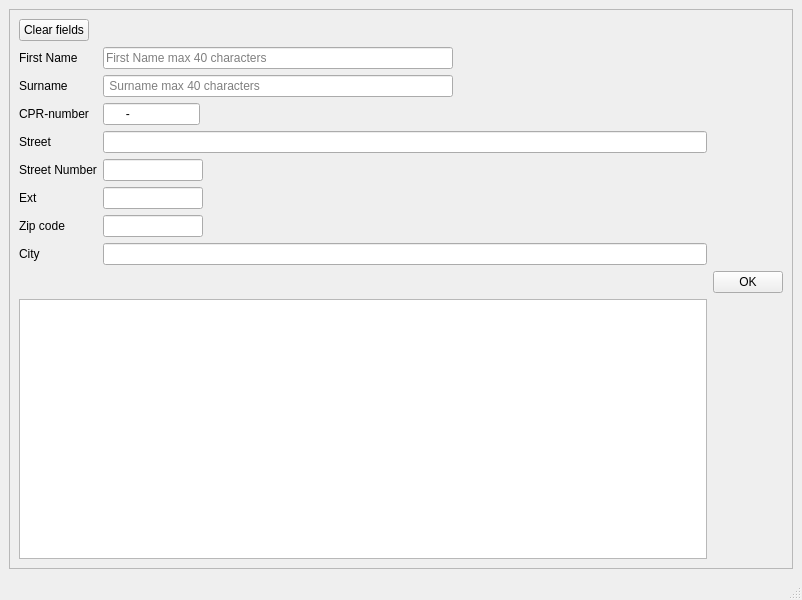
<?xml version="1.0" encoding="UTF-8"?>
<ui version="4.0">
 <class>MainWindow</class>
 <widget class="QMainWindow" name="MainWindow">
  <property name="geometry">
   <rect>
    <x>0</x>
    <y>0</y>
    <width>802</width>
    <height>600</height>
   </rect>
  </property>
  <property name="minimumSize">
   <size>
    <width>0</width>
    <height>0</height>
   </size>
  </property>
  <property name="windowTitle">
   <string>My First App</string>
  </property>
  <widget class="QWidget" name="centralwidget">
   <property name="minimumSize">
    <size>
     <width>600</width>
     <height>200</height>
    </size>
   </property>
   <layout class="QGridLayout" name="gridLayout_3">
    <item row="0" column="0">
     <widget class="QScrollArea" name="scrollArea">
      <property name="sizePolicy">
       <sizepolicy hsizetype="Preferred" vsizetype="Preferred">
        <horstretch>0</horstretch>
        <verstretch>0</verstretch>
       </sizepolicy>
      </property>
      <property name="minimumSize">
       <size>
        <width>0</width>
        <height>0</height>
       </size>
      </property>
      <property name="verticalScrollBarPolicy">
       <enum>Qt::ScrollBarAsNeeded</enum>
      </property>
      <property name="horizontalScrollBarPolicy">
       <enum>Qt::ScrollBarAsNeeded</enum>
      </property>
      <property name="widgetResizable">
       <bool>true</bool>
      </property>
      <widget class="QWidget" name="scrollAreaWidgetContents">
       <property name="geometry">
        <rect>
         <x>0</x>
         <y>0</y>
         <width>782</width>
         <height>537</height>
        </rect>
       </property>
       <property name="minimumSize">
        <size>
         <width>0</width>
         <height>0</height>
        </size>
       </property>
       <layout class="QGridLayout" name="gridLayout_2">
        <item row="1" column="0">
         <layout class="QFormLayout" name="formLayout">
          <property name="sizeConstraint">
           <enum>QLayout::SetDefaultConstraint</enum>
          </property>
          <item row="0" column="1">
           <widget class="QLineEdit" name="firstNameLineEdit">
            <property name="minimumSize">
             <size>
              <width>0</width>
              <height>0</height>
             </size>
            </property>
            <property name="maximumSize">
             <size>
              <width>350</width>
              <height>16777215</height>
             </size>
            </property>
            <property name="toolTip">
             <string/>
            </property>
            <property name="inputMask">
             <string/>
            </property>
            <property name="text">
             <string/>
            </property>
            <property name="maxLength">
             <number>39</number>
            </property>
            <property name="placeholderText">
             <string>First Name max 40 characters</string>
            </property>
            <property name="clearButtonEnabled">
             <bool>true</bool>
            </property>
           </widget>
          </item>
          <item row="1" column="0">
           <widget class="QLabel" name="surnameLabel">
            <property name="text">
             <string>Surname</string>
            </property>
           </widget>
          </item>
          <item row="1" column="1">
           <widget class="QLineEdit" name="surnameLineEdit">
            <property name="maximumSize">
             <size>
              <width>350</width>
              <height>16777215</height>
             </size>
            </property>
            <property name="maxLength">
             <number>40</number>
            </property>
            <property name="placeholderText">
             <string> Surname max 40 characters</string>
            </property>
            <property name="clearButtonEnabled">
             <bool>true</bool>
            </property>
           </widget>
          </item>
          <item row="2" column="0">
           <widget class="QLabel" name="cPRNumberLabel">
            <property name="text">
             <string>CPR-number</string>
            </property>
           </widget>
          </item>
          <item row="2" column="1">
           <widget class="QLineEdit" name="cPRNumberLineEdit">
            <property name="maximumSize">
             <size>
              <width>97</width>
              <height>16777215</height>
             </size>
            </property>
            <property name="toolTip">
             <string>CPR Number in form ######-####</string>
            </property>
            <property name="inputMethodHints">
             <set>Qt::ImhHiddenText|Qt::ImhUrlCharactersOnly</set>
            </property>
            <property name="inputMask">
             <string>999999-9999</string>
            </property>
            <property name="text">
             <string>-</string>
            </property>
            <property name="placeholderText">
             <string/>
            </property>
            <property name="clearButtonEnabled">
             <bool>false</bool>
            </property>
           </widget>
          </item>
          <item row="3" column="0">
           <widget class="QLabel" name="streetLabel">
            <property name="text">
             <string>Street</string>
            </property>
           </widget>
          </item>
          <item row="3" column="1">
           <widget class="QLineEdit" name="streetLineEdit">
            <property name="clearButtonEnabled">
             <bool>true</bool>
            </property>
           </widget>
          </item>
          <item row="4" column="0">
           <widget class="QLabel" name="streetNumberLabel">
            <property name="text">
             <string>Street Number</string>
            </property>
           </widget>
          </item>
          <item row="5" column="0">
           <widget class="QLabel" name="extLabel">
            <property name="text">
             <string>Ext</string>
            </property>
           </widget>
          </item>
          <item row="5" column="1">
           <widget class="QLineEdit" name="extLineEdit">
            <property name="maximumSize">
             <size>
              <width>100</width>
              <height>16777215</height>
             </size>
            </property>
            <property name="maxLength">
             <number>9</number>
            </property>
            <property name="clearButtonEnabled">
             <bool>true</bool>
            </property>
           </widget>
          </item>
          <item row="6" column="0">
           <widget class="QLabel" name="zipCodeLabel">
            <property name="text">
             <string>Zip code</string>
            </property>
           </widget>
          </item>
          <item row="6" column="1">
           <widget class="QLineEdit" name="zipCodeLineEdit">
            <property name="maximumSize">
             <size>
              <width>100</width>
              <height>16777215</height>
             </size>
            </property>
            <property name="inputMask">
             <string>9999</string>
            </property>
            <property name="placeholderText">
             <string/>
            </property>
            <property name="clearButtonEnabled">
             <bool>true</bool>
            </property>
           </widget>
          </item>
          <item row="7" column="0">
           <widget class="QLabel" name="cityLabel">
            <property name="text">
             <string>City</string>
            </property>
           </widget>
          </item>
          <item row="7" column="1">
           <widget class="QLineEdit" name="cityLineEdit">
            <property name="clearButtonEnabled">
             <bool>true</bool>
            </property>
           </widget>
          </item>
          <item row="0" column="0">
           <widget class="QLabel" name="firstNameLabel">
            <property name="text">
             <string>First Name</string>
            </property>
           </widget>
          </item>
          <item row="4" column="1">
           <widget class="QLineEdit" name="streetNumberLineEdit">
            <property name="maximumSize">
             <size>
              <width>100</width>
              <height>16777215</height>
             </size>
            </property>
            <property name="inputMask">
             <string>NNNN</string>
            </property>
            <property name="text">
             <string/>
            </property>
            <property name="cursorPosition">
             <number>0</number>
            </property>
            <property name="clearButtonEnabled">
             <bool>true</bool>
            </property>
           </widget>
          </item>
         </layout>
        </item>
        <item row="4" column="0">
         <widget class="QPlainTextEdit" name="plainTextEdit">
          <property name="minimumSize">
           <size>
            <width>500</width>
            <height>200</height>
           </size>
          </property>
         </widget>
        </item>
        <item row="0" column="0">
         <widget class="QPushButton" name="pushButtonClear">
          <property name="sizePolicy">
           <sizepolicy hsizetype="Ignored" vsizetype="Preferred">
            <horstretch>0</horstretch>
            <verstretch>0</verstretch>
           </sizepolicy>
          </property>
          <property name="maximumSize">
           <size>
            <width>70</width>
            <height>16777215</height>
           </size>
          </property>
          <property name="text">
           <string>Clear fields</string>
          </property>
         </widget>
        </item>
        <item row="2" column="1">
         <widget class="QPushButton" name="pushButtonOK">
          <property name="sizePolicy">
           <sizepolicy hsizetype="Minimum" vsizetype="Fixed">
            <horstretch>1</horstretch>
            <verstretch>0</verstretch>
           </sizepolicy>
          </property>
          <property name="maximumSize">
           <size>
            <width>70</width>
            <height>16777215</height>
           </size>
          </property>
          <property name="text">
           <string>OK</string>
          </property>
         </widget>
        </item>
       </layout>
      </widget>
     </widget>
    </item>
   </layout>
  </widget>
  <widget class="QMenuBar" name="menubar">
   <property name="geometry">
    <rect>
     <x>0</x>
     <y>0</y>
     <width>802</width>
     <height>22</height>
    </rect>
   </property>
  </widget>
  <widget class="QStatusBar" name="statusbar"/>
 </widget>
 <tabstops>
  <tabstop>pushButtonClear</tabstop>
  <tabstop>firstNameLineEdit</tabstop>
  <tabstop>surnameLineEdit</tabstop>
  <tabstop>cPRNumberLineEdit</tabstop>
  <tabstop>streetLineEdit</tabstop>
  <tabstop>streetNumberLineEdit</tabstop>
  <tabstop>extLineEdit</tabstop>
  <tabstop>zipCodeLineEdit</tabstop>
  <tabstop>cityLineEdit</tabstop>
  <tabstop>pushButtonOK</tabstop>
  <tabstop>plainTextEdit</tabstop>
  <tabstop>scrollArea</tabstop>
 </tabstops>
 <resources/>
 <connections/>
</ui>
